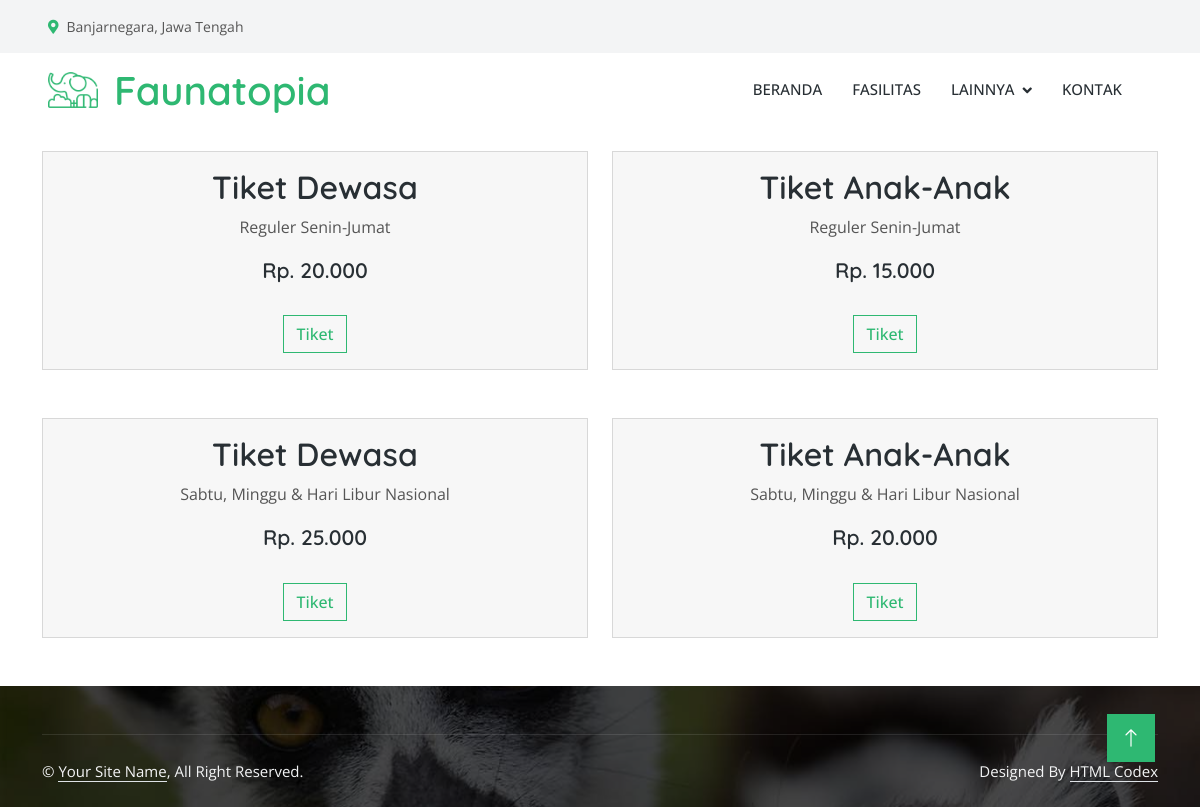
Screenshot of /tiket.php with the database file from the repository.
### tables this page shows
CREATE TABLE IF NOT EXISTS `harga_tiket` (
  `id_harga` int NOT NULL AUTO_INCREMENT,
  `nama_tiket` varchar(255) NOT NULL,
  `harga` varchar(50) NOT NULL DEFAULT '',
  `kategori` varchar(50) NOT NULL,
  `deskripsi` text NOT NULL,
  PRIMARY KEY (`id_harga`)
);

### tiket.php (the view, shortened to what this page needs)
<?php
include 'koneksi/function.php';
$query = "SELECT * FROM harga_tiket";
$result = mysqli_query($conn, $query);
?>
<!DOCTYPE html>
<html lang="en">
<head>
    <link href="https://cdnjs.cloudflare.com/ajax/libs/font-awesome/5.10.0/css/all.min.css" rel="stylesheet">
    <link href="https://cdn.jsdelivr.net/npm/bootstrap-icons@1.4.1/font/bootstrap-icons.css" rel="stylesheet">
    <link href="lib/animate/animate.min.css" rel="stylesheet">
    <link href="lib/lightbox/css/lightbox.min.css" rel="stylesheet">
    <link href="lib/owlcarousel/assets/owl.carousel.min.css" rel="stylesheet">
    <link href="css/bootstrap.min.css" rel="stylesheet">
    <link href="css/style.css" rel="stylesheet">
    <link rel="stylesheet" href="https://cdn.jsdelivr.net/npm/aos@2.3.4/dist/aos.css">
    <link rel="stylesheet" href="https://cdnjs.cloudflare.com/ajax/libs/hover.css/2.3.1/css/hover-min.css">
</head>
<body>
    <?php include 'layout/navbar.php'; ?>
    <main id="main">
    <div class="container">
    <div class="row g-4">
        <?php while ($row = mysqli_fetch_assoc($result)) { ?>
            <div class="col-lg-6 col-md-6 mt-5">
                <div class="card text-center hvr-grow" style="background-color: #f7f7f7; height: 100%; display: flex; flex-direction: column;">
                    <div class="card-body d-flex flex-column justify-content-between" style="flex-grow: 1;">
                        <h2><?php echo htmlspecialchars($row['nama_tiket']); ?></h2>
                        <p><?php echo htmlspecialchars($row['kategori']); ?></p>
                        <h4><small class="text-body-secondary">Rp. <?php echo number_format($row['harga'], 0, ',', '.'); ?></small></h4><br>
                        <a href="detail_tiket.php?id_harga=<?php echo htmlspecialchars($row['id_harga']); ?>">
                            <button type="button" class="btn btn-outline-primary">Tiket</button>
                        </a>
                    </div>
                </div>
            </div>
        <?php } ?>
    </div>
    </div>
    </main>
    <?php include 'layout/footer.php'; ?>
    <a href="#" class="btn btn-lg btn-primary btn-lg-square back-to-top"><i class="bi bi-arrow-up"></i></a>
</body>
</html>

### css/style.css (style rules this page uses)
:root { --primary: #2EB872; --light: #F3F4F5; --dark: #282F34; }
.back-to-top { position: fixed; display: none; right: 45px; bottom: 45px; z-index: 99; }
.btn { font-weight: 500; transition: .5s; }
.btn.btn-primary, .btn.btn-secondary { color: #FFFFFF; }
.btn-lg-square { width: 48px; height: 48px; }
.btn-square, .btn-sm-square, .btn-lg-square { padding: 0; display: flex; align-items: center; justify-content: center; font-weight: normal; }

### rows the page displays
harga_tiket: nama_tiket "Tiket Dewasa", kategori "Reguler Senin-Jumat", harga "20.000"
harga_tiket: nama_tiket "Tiket Anak-Anak", kategori "Reguler Senin-Jumat", harga "15.000"
harga_tiket: nama_tiket "Tiket Dewasa", kategori "Sabtu, Minggu & Hari Libur Nasional", harga "25.000"
harga_tiket: nama_tiket "Tiket Anak-Anak", kategori "Sabtu, Minggu & Hari Libur Nasional", harga "20.000"
